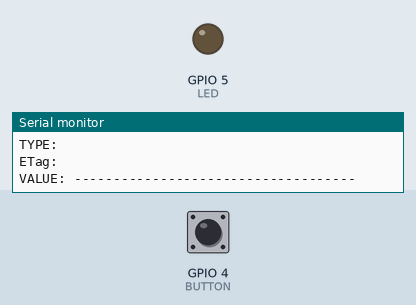
Bench run of a sketch on a simulated ESP8266 (NodeMCU). Parts: output pins drawn as LEDs (lit = HIGH), the last lines printed to the serial monitor. Inputs (shaded band) come from the test bench; at power-on: GPIO 4 (BUTTON) LOW. WiFi joins after 1.5 s; servers stay silent unless stated.

Above: at 2.8 s.
2.9 s: GPIO 4 (BUTTON) pulled HIGH for 0.15 s
At 3.5 s:
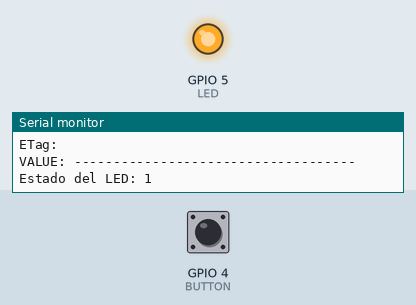
4.5 s: GPIO 4 (BUTTON) pulled HIGH for 1 s
At 5.9 s:
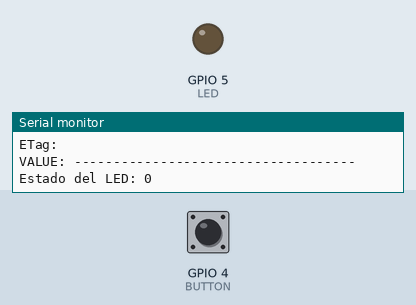
7.0 s: GPIO 4 (BUTTON) pulled HIGH for 3.2 s
At 7.8 s:
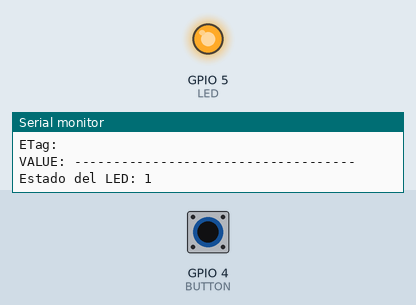
Timing chart, 0 to 10.0 s (numbered marks = the images above; inputs shaded):
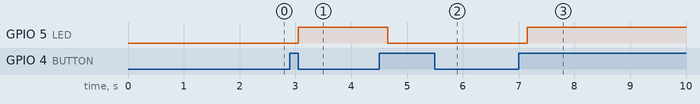

The sketch:

NodemCU_Firebase_estacion.ino
```cpp
/*
 * Created by Aurelio Gallardo Rodríguez
 * Based on: K. Suwatchai (Mobizt)
 *
 * Email: aurelio@seritium.es
 *
 * ESTACION. Escritura
 *
 * Julio - 2019
 *
*/

//FirebaseESP8266.h must be included before ESP8266WiFi.h
#include "FirebaseESP8266.h"
#include <ESP8266WiFi.h>

#define FIREBASE_HOST "botonpanicoseritium.firebaseio.com"
#define FIREBASE_AUTH "Y0QVBot29hCVGZJQbpVUMr3IKngc7GacE2355bdy"
#define WIFI_SSID "JAZZTEL_shny"
#define WIFI_PASSWORD "3z7s5tvbtu4s"

//Define FirebaseESP8266 data object
FirebaseData bd;

String path = "/Estaciones"; // path a FireBase
String estacion = "/A"; // Estacion que voy a controlar

int i=1; // contador general

int activo=0;

#define LED 5 // D1(gpio5)
#define BUTTON 4 //D2(gpio4)

int estado=0;
int estadoAnterior=0;
int estadoLuz=0;

void setup()
{

  Serial.begin(115200);
  pinMode(LED, OUTPUT);
  pinMode(BUTTON, INPUT);

  // conectando a la WIFI
  WiFi.begin(WIFI_SSID, WIFI_PASSWORD);
  Serial.print("Conectando a la WiFi");
  while (WiFi.status() != WL_CONNECTED)
  {
    Serial.print(".");
    delay(300);
  }
  Serial.println();
  Serial.print("Conectado con IP: ");
  Serial.println(WiFi.localIP());
  Serial.println();

  // Conectando a la bd real Time Firebase
  Firebase.begin(FIREBASE_HOST, FIREBASE_AUTH);
  Firebase.reconnectWiFi(true);

  //Set database read timeout to 1 minute (max 15 minutes)
  Firebase.setReadTimeout(bd, 1000 * 60);
  //tiny, small, medium, large and unlimited.
  //Size and its write timeout e.g. tiny (1s), small (10s), medium (30s) and large (60s).
  Firebase.setwriteSizeLimit(bd, "unlimited");

  wFB(0); // Escribe un cero en la estación al arrancar

}

// Bucle principal
void loop() {

  estado=digitalRead(BUTTON);
  if (estado!=estadoAnterior){
    // el estadoAnterior ahora es el estado
    estadoAnterior=estado;
    // si estado es alto, se pasa de bajo a alto
    if (estado) {
       estadoLuz=!estadoLuz; // El estado de la luz cambia
       // sendDataToGoogleSheets(estacion,estadoLuz); // envío a googleSheet esa información
       wFB(estadoLuz); // en vez de enviarlo a Google Spreadsheet, se lo envío a Real Time BD Firebase
       Serial.println("Estado del LED: "+String(estadoLuz)); //Manda al monitor serie ese estado.
       delay(1);
    }
  }

  digitalWrite(LED,estadoLuz);
  // digitalWrite(LED,rFB()); // Escribe el estado en un LED, PERO leyéndolo de la BD.
}


// Función que escribe un dato en Firebase.
// Además, actualiza el dato si tiene la misma ruta, no genera un error.
void wFB(int dato) { //Write Data in FB

  if (Firebase.setInt(bd,path+estacion,dato)) {
      Serial.println("PASSED");
      Serial.println("PATH: " + bd.dataPath());
      Serial.println("TYPE: " + bd.dataType());
      Serial.println("ETag: " + bd.ETag());
      Serial.print("VALUE: ");
      if (bd.dataType() == "int")
        Serial.println(bd.intData());
      else if (bd.dataType() == "float")
        Serial.println(bd.floatData(), 5);
      else if (bd.dataType() == "double")
        printf("%.9lf\n", bd.doubleData());
      else if (bd.dataType() == "boolean")
        Serial.println(bd.boolData() == 1 ? "true" : "false");
      else if (bd.dataType() == "string")
        Serial.println(bd.stringData());
      else if (bd.dataType() == "json")
        Serial.println(bd.jsonData());
      Serial.println("------------------------------------");
      Serial.println();
  } else {
      Serial.println("FAILED");
      Serial.println("REASON: " + bd.errorReason());
      Serial.println("------------------------------------");
      Serial.println();
  }
}

// Función de lectura
int rFB(){// lee el dato de la entrada correspondiente

  if (Firebase.getInt(bd, path+estacion)) {

    if (bd.dataType() == "int") {
      Serial.println("Dato leído: "+ (String) bd.intData());
      return bd.intData();
    }

  } else {
    Serial.println(bd.errorReason());
  }
}
```

Measured:
- after the input at 2.9 s, GPIO 5 (LED): LOW → HIGH after 0.15 s
- after the input at 4.5 s, GPIO 5 (LED): HIGH → LOW after 0.15 s
- after the input at 7.0 s, GPIO 5 (LED): LOW → HIGH after 0.15 s
